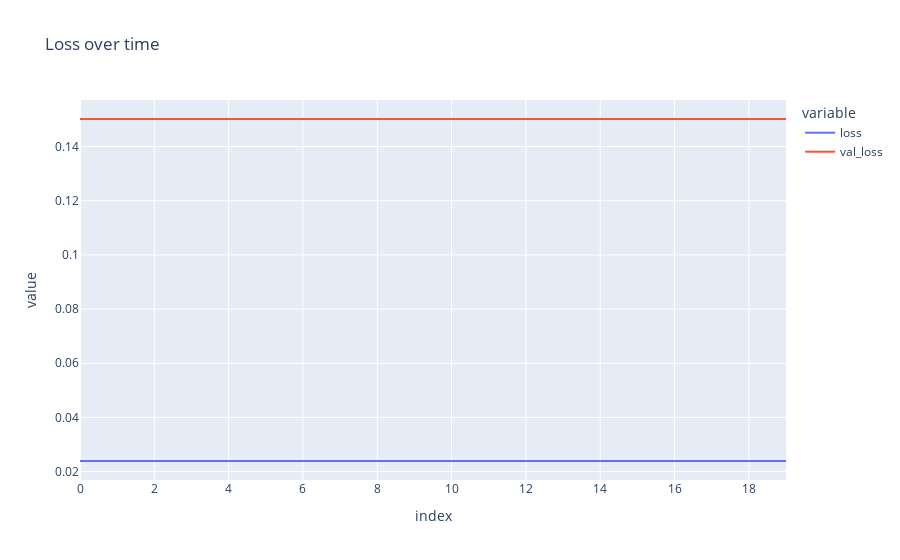

The notebook cell saved with this chart:
### Code cell
px.line(
    history.history,
    y=['loss', 'val_loss'],
    labels={'x': 'Epoch', 'y': 'Loss'},
    title='Loss over time'
)

### Figure 1 — Plotly figure (JSON) as saved in the notebook; plotly's stock layout.template omitted (floating-point values rounded to 4 significant figures)
{"data": [{"hovertemplate": "variable=loss<br>index=%{x}<br>value=%{y}<extra></extra>", "legendgroup": "loss", "line": {"color": "#636efa", "dash": "solid"}, "marker": {"symbol": "circle"}, "mode": "lines", "name": "loss", "orientation": "v", "showlegend": true, "type": "scatter", "x": [0, 1, 2, 3, 4, 5, 6, 7, 8, 9, 10, 11, 12, 13, 14, 15, 16, 17, 18, 19], "xaxis": "x", "y": [0.02392, 0.02392, 0.02392, 0.02392, 0.02392, 0.02392, 0.02392, 0.02392, 0.02392, 0.02392, 0.02392, 0.02392, 0.02392, 0.02392, 0.02392, 0.02392, 0.02392, 0.02392, 0.02392, 0.02392], "yaxis": "y"}, {"hovertemplate": "variable=val_loss<br>index=%{x}<br>value=%{y}<extra></extra>", "legendgroup": "val_loss", "line": {"color": "#EF553B", "dash": "solid"}, "marker": {"symbol": "circle"}, "mode": "lines", "name": "val_loss", "orientation": "v", "showlegend": true, "type": "scatter", "x": [0, 1, 2, 3, 4, 5, 6, 7, 8, 9, 10, 11, 12, 13, 14, 15, 16, 17, 18, 19], "xaxis": "x", "y": [0.1502, 0.1502, 0.1502, 0.1502, 0.1502, 0.1502, 0.1502, 0.1502, 0.1502, 0.1502, 0.1502, 0.1502, 0.1502, 0.1502, 0.1502, 0.1502, 0.1502, 0.1502, 0.1502, 0.1502], "yaxis": "y"}], "layout": {"autosize": true, "legend": {"title": {"text": "variable"}, "tracegroupgap": 0}, "title": {"text": "Loss over time"}, "xaxis": {"anchor": "y", "autorange": true, "domain": [0, 1], "range": [0, 19], "title": {"text": "index"}, "type": "linear"}, "yaxis": {"anchor": "x", "autorange": true, "domain": [0, 1], "range": [0.01691, 0.1572], "title": {"text": "value"}, "type": "linear"}}}
